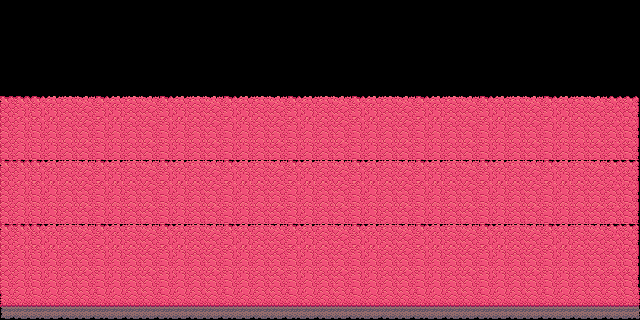

This game map was drawn from its Tiled (.tmx) file and the tilesets committed beside it. A one-line description and the full map source follow:
An orthogonal 20x10 tile map with 32x32 px tiles, 3 tile layers (background, middleground, foreground), 2 tilesets and 3 objects.

<map version="1.10" tiledversion="1.10.2" orientation="orthogonal" renderorder="right-down" width="20" height="10" tilewidth="32" tileheight="32" infinite="0" nextlayerid="7" nextobjectid="8">
 <editorsettings>
  <export target="combined.json" format="json" />
 </editorsettings>
 <tileset firstgid="1" name="terrain_atlas" tilewidth="32" tileheight="32" tilecount="1024" columns="32">
  <image source="terrain_atlas.png" trans="ff00ff" width="1024" height="1024" />
 </tileset>
 <tileset firstgid="1025" name="tileset" tilewidth="32" tileheight="32" tilecount="16" columns="4">
  <image source="tileset.png" trans="ff00ff" width="128" height="128" />
 </tileset>
 <layer id="3" name="background" width="20" height="10">
  <data encoding="csv">
0,0,0,0,0,0,0,0,0,0,0,0,0,0,0,0,0,0,0,0,
0,0,0,0,0,0,0,0,0,0,0,0,0,0,0,0,0,0,0,0,
0,0,0,0,0,0,0,0,0,0,0,0,0,0,0,0,0,0,0,0,
1029,1030,1031,1030,1031,1030,1031,1030,1031,1030,1031,1030,1031,1030,1031,1030,1031,1030,1031,1032,
1033,1034,1035,1034,1035,1034,1035,1034,1035,1034,1035,1034,1035,1034,1035,1034,1035,1034,1035,1036,
0,0,0,0,0,0,0,0,0,0,0,0,0,0,0,0,0,0,0,0,
0,0,0,0,0,0,0,0,0,0,0,0,0,0,0,0,0,0,0,0,
0,0,0,0,0,0,0,0,0,0,0,0,0,0,0,0,0,0,0,0,
0,0,0,0,0,0,0,0,0,0,0,0,0,0,0,0,0,0,0,0,
0,0,0,0,0,0,0,0,0,0,0,0,0,0,0,0,0,0,0,0
</data>
 </layer>
 <objectgroup id="6" name="background collisions">
  <object id="5" x="3.34842" y="95.0704" width="639.953" height="66.5282" />
 </objectgroup>
 <layer id="2" name="middleground" width="20" height="10">
  <data encoding="csv">
0,0,0,0,0,0,0,0,0,0,0,0,0,0,0,0,0,0,0,0,
0,0,0,0,0,0,0,0,0,0,0,0,0,0,0,0,0,0,0,0,
0,0,0,0,0,0,0,0,0,0,0,0,0,0,0,0,0,0,0,0,
0,0,0,0,0,0,0,0,0,0,0,0,0,0,0,0,0,0,0,0,
0,0,0,0,0,0,0,0,0,0,0,0,0,0,0,0,0,0,0,0,
1029,1030,1031,1030,1031,1030,1031,1030,1031,1030,1031,1030,1031,1030,1031,1030,1031,1030,1031,1032,
1033,1034,1035,1034,1035,1034,1035,1034,1035,1034,1035,1034,1035,1034,1035,1034,1035,1034,1035,1036,
0,0,0,0,0,0,0,0,0,0,0,0,0,0,0,0,0,0,0,0,
0,0,0,0,0,0,0,0,0,0,0,0,0,0,0,0,0,0,0,0,
0,0,0,0,0,0,0,0,0,0,0,0,0,0,0,0,0,0,0,0
</data>
 </layer>
 <objectgroup id="5" name="middleground collisions">
  <object id="3" x="1.82191" y="151.148" width="640.061" height="73.0986" />
 </objectgroup>
 <layer id="1" name="foreground" width="20" height="10">
  <data encoding="csv">
0,0,0,0,0,0,0,0,0,0,0,0,0,0,0,0,0,0,0,0,
0,0,0,0,0,0,0,0,0,0,0,0,0,0,0,0,0,0,0,0,
0,0,0,0,0,0,0,0,0,0,0,0,0,0,0,0,0,0,0,0,
0,0,0,0,0,0,0,0,0,0,0,0,0,0,0,0,0,0,0,0,
0,0,0,0,0,0,0,0,0,0,0,0,0,0,0,0,0,0,0,0,
0,0,0,0,0,0,0,0,0,0,0,0,0,0,0,0,0,0,0,0,
0,0,0,0,0,0,0,0,0,0,0,0,0,0,0,0,0,0,0,0,
1029,1030,1031,1030,1031,1030,1031,1030,1031,1030,1031,1030,1031,1030,1031,1030,1031,1030,1031,1032,
1033,1034,1035,1034,1035,1034,1035,1034,1035,1034,1035,1034,1035,1034,1035,1034,1035,1034,1035,1036,
1037,1038,1039,1038,1039,1038,1039,1038,1039,1038,1039,1038,1039,1038,1039,1038,1039,1038,1039,1040
</data>
 </layer>
 <objectgroup id="4" name="foreground collisions">
  <object id="1" x="0.709264" y="223.685" width="640.07" height="79.4823" />
 </objectgroup>
</map>
